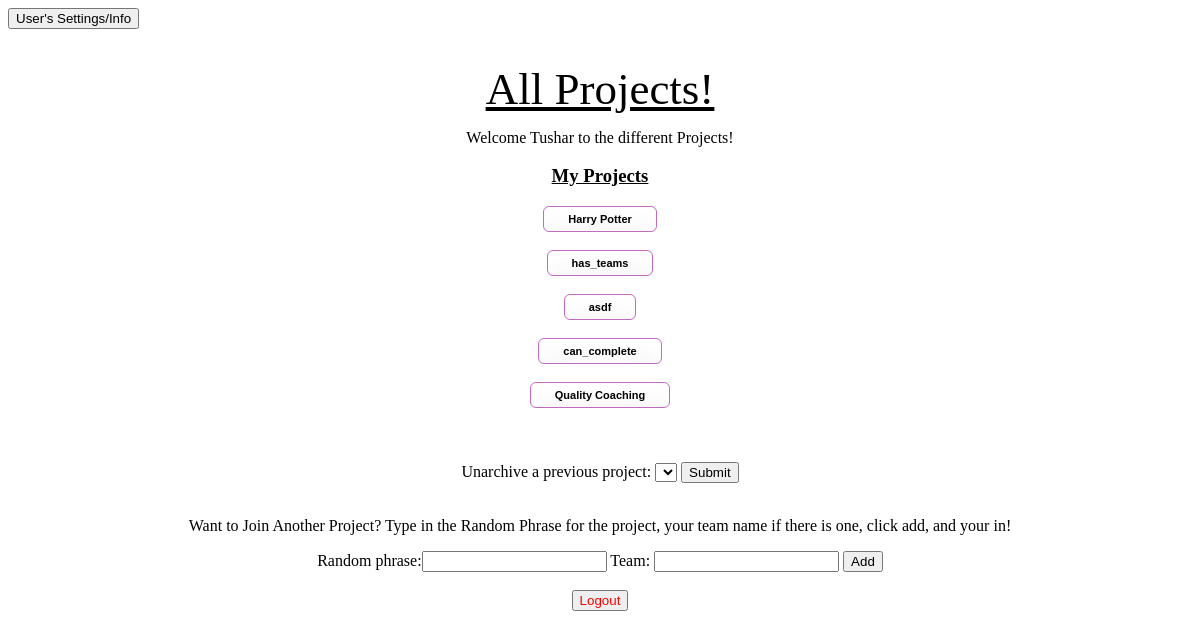
/quest/user_project_page/tdesai (signed in), run on the app's committed database.
### quest_extension/models.py (models this page shows)
class User(models.Model):
    user_ldap = models.CharField(max_length=45)
    user_first_name = models.CharField(max_length=45)
    user_last_name = models.CharField(max_length=45)
    user_email = models.CharField(max_length=45)
    user_password = models.CharField(max_length = 100)
    user_reset_password_pin = models.CharField(max_length = 100, null=True, default = None)

class Project(models.Model):
    project_name = models.CharField(max_length=1000)
    project_description = models.CharField(max_length=1000, blank = True, null = True)
    project_random_phrase = models.CharField(max_length = 255, unique = True)
    project_admin_pin = models.CharField(max_length = 255, unique = True)
    project_editable = models.BooleanField()
    project_has_teams = models.BooleanField(default = False)

### quest_extension/views.py (the view)
# urls.py: path('user_project_page/<ldap>', views.get_user_project_page),
def get_user_project_page(request, ldap):
    if not validate_user_access(request, ldap):
        return HttpResponseRedirect('/quest/user_login')
    current_user = User.objects.get(user_ldap = ldap)
    user_projects = UserProject.objects.filter(user = current_user, archived = False).values_list('project', flat=True)
    user_projects = Project.objects.filter(pk__in=user_projects)
    list_of_archived_projects = UserProject.objects.filter(user = current_user, archived = True).values_list('project', flat=True)
    list_of_archived_projects = Project.objects.filter(pk__in=list_of_archived_projects)
    add_new_project_form = AddNewProjectForm()
    context = {'current_user': current_user,
    'user_projects': user_projects,
    'add_new_project_form': add_new_project_form,
    'list_of_archived_projects': list_of_archived_projects}
    return render(request, 'quest_extension/user_project_page.html', context)

### quest_extension/forms.py
class AddNewProjectForm(forms.Form):
    random_phrase = forms.CharField()

### quest_extension/logic.py (called while the page is built)
def validate_user_access(request, ldap):
    return 'current_user_ldap' in request.session and request.session['current_user_ldap'] == ldap

### quest_extension/templates/quest_extension/user_project_page.html (shortened to what this page needs)
{% load static %}
<!DOCTYPE html>
<html lang="en">
    <head>
	<link rel="stylesheet" type="text/css" href="{% static 'quest_extension/user_project_page_style.css' %}">
    </head>
    <body>
    <form method='GET' action = '/quest/user_settings_info/{{current_user.user_ldap}}'>
        <button type='submit'>User's Settings/Info</button>
    </form>
    <div id = 'centered'>
        <h1>All Projects!</h1>
        <p>Welcome {{ current_user.user_first_name }} to the different Projects!</p>
        <h3> My Projects </h3>
        {% for project in user_projects %}
            <form method='GET', action = '/quest/user_home/{{ current_user.user_ldap }}/{{ project.id }}'>
                <div id= 'project_button'>
                    <button type='submit'>{{project.project_name}}</button>
                </div>
            </form>
            <br>
        {% endfor %}
        <br>
        <br>
        <form method = 'POST' action = '/quest/user_unarchive_project/{{current_user.user_ldap}}'>
            Unarchive a previous project:
            <select name="project_to_unarchive_id">
            </select>
            <button type = 'submit'> Submit </button>
        </form>
        <br>
        <p> Want to Join Another Project? Type in the Random Phrase for the project, your team name if
            there is one, click add,
            and your in!
        </p>
        <form id = 'add_new_project' method='POST' action = '/quest/add_user_project_page/{{ current_user.user_ldap }}'>
            {{ add_new_project_form }}
            Team: <input type = 'text', name = 'team'>
            <button type ='submit' name = 'project_id' value = '{{project.id}}'>Add</button>
        </form>
        <br>
        <div id= 'logout'>
        <form method='POST' action = '/quest/user_logout/{{ current_user.user_ldap}}'>
                <button type = 'submit', name = 'logout'>Logout</button>
            </form>
        </div>
    </div>
    </body>
</html>

### quest_extension/static/quest_extension/user_project_page_style.css (style rules this page uses)
#centered { text-align: center; }
h1 { padding-top: 3%; text-decoration: underline; color: black; font-family: 'Trocchi', serif; font-size: 45px; font-weight: normal; line-height: 48px; margin: 0; }
h3 { text-decoration: underline; }
input { display: inline-block; }
#logout button { color:red; }
#project_button button { -moz-box-shadow:inset 0px 5px 23px 0px #ffffff; -webkit-box-shadow:inset 0px 5px 23px 0px #ffffff; box-shadow:inset 0px 5px 23px 0px #ffffff; background:-webkit-gradient(linear, left top, left bottom, color-stop(0.05, #ffffff), color-stop(1, #f6f6f6)); background:-moz-linear-gradient(top, #ffffff 5%, #f6f6f6 100%); background:-webkit-linear-gradient(top, #ffffff 5%, #f6f6f6 100%); background:-o-linear-gradient(top, #ffffff 5%, #f6f6f6 100%); background:-ms-linear-gradient(top, #ffffff 5%, #f6f6f6 100%); background:linear-gradient(to bottom, #ffffff 5%, #f6f6f6 100%); filter:progid:DXImageTransform.Microsoft.gradient(startColorstr='#ffffff', endColorstr='#f6f6f6',GradientType=0); background-color:#ffffff; -moz-border-radius:6px; -webkit-border-radius:6px; border-radius:6px; border:1.5px solid #c269c2; display:inline-block; cursor:pointer; color:black; font-family:Arial; font-size:11px; font-weight:bold; padding:6px 24px; text-decoration:none; }

### data on the page
User: user_first_name "Tushar"
Project: project_name "Harry Potter"
Project: project_name "has_teams"
Project: project_name "asdf"
Project: project_name "can_complete"
Project: project_name "Quality Coaching"
